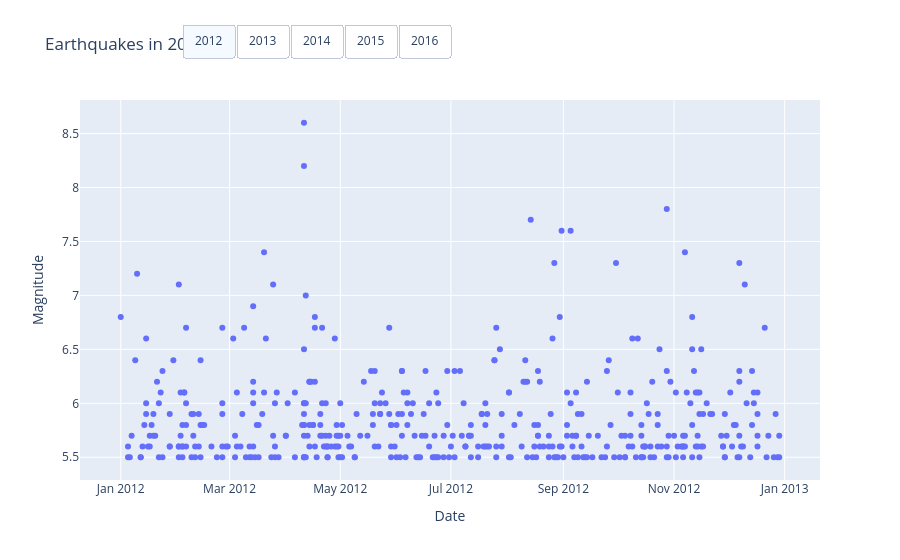

Notebook code cell kept with this figure:
### Markdown cell above
7. Now, we would like to allow the user to choose a specific year among the five last years, and display the daily number of observations fot this year only. Use the `Updatemenu` and `Button` classes together with `add_trace` to create an interactive visualization.

### Code cell
df_five_last_years = df["Year"].value_counts().sort_index(ascending=False).head(5).sort_index().reset_index()["Year"]

# 1. Créer une figure vide
fig = go.Figure()

# 2. Créer les traces pour chaque année
traces = []
for year in df_five_last_years:
    filtered = df[df["Year"] == year]
    fig.add_trace(go.Scatter(
        x=filtered["Date"],
        y=filtered["Magnitude"],  # ou tout autre variable que tu veux visualiser
        mode="markers",
        name=str(year),
        visible=(year == df_five_last_years.iloc[0])  # Afficher que la 1ère par défaut
    ))

# 3. Créer les boutons pour chaque année
buttons = []
for i, year in enumerate(df_five_last_years):
    visible = [j == i for j in range(len(df_five_last_years))]
    buttons.append(dict(
        label=str(year),
        method="update",
        args=[
            {"visible": visible},
            {"title": f"Earthquakes in {year}"}
        ]
    ))

# 4. Ajouter les boutons au layout
fig.update_layout(
    updatemenus=[dict(
        type="buttons",
        direction="right",
        x=0.5,
        y=1.2,
        showactive=True,
        buttons=buttons
    )],
    title=f"Earthquakes in {df_five_last_years.iloc[0]}",
    xaxis_title="Date",
    yaxis_title="Magnitude"
)

fig.show()

### Figure 1 — Plotly figure (JSON) as saved in the notebook; plotly's stock layout.template omitted (floating-point values rounded to 4 significant figures; data arrays with more than 128 entries replaced by an {"elided": "..."} marker saying what was removed)
{"data": [{"mode": "markers", "name": "2012", "type": "scatter", "visible": true, "x": {"elided": "445 str values"}, "y": {"elided": "445 float values"}}, {"mode": "markers", "name": "2013", "type": "scatter", "visible": false, "x": {"elided": "461 str values"}, "y": {"elided": "461 float values"}}, {"mode": "markers", "name": "2014", "type": "scatter", "visible": false, "x": {"elided": "480 str values"}, "y": {"elided": "480 float values"}}, {"mode": "markers", "name": "2015", "type": "scatter", "visible": false, "x": {"elided": "446 str values"}, "y": {"elided": "446 float values"}}, {"mode": "markers", "name": "2016", "type": "scatter", "visible": false, "x": {"elided": "469 str values"}, "y": {"elided": "469 float values"}}], "layout": {"title": {"text": "Earthquakes in 2012"}, "updatemenus": [{"buttons": [{"args": [{"visible": [true, false, false, false, false]}, {"title": "Earthquakes in 2012"}], "label": "2012", "method": "update"}, {"args": [{"visible": [false, true, false, false, false]}, {"title": "Earthquakes in 2013"}], "label": "2013", "method": "update"}, {"args": [{"visible": [false, false, true, false, false]}, {"title": "Earthquakes in 2014"}], "label": "2014", "method": "update"}, {"args": [{"visible": [false, false, false, true, false]}, {"title": "Earthquakes in 2015"}], "label": "2015", "method": "update"}, {"args": [{"visible": [false, false, false, false, true]}, {"title": "Earthquakes in 2016"}], "label": "2016", "method": "update"}], "direction": "right", "showactive": true, "type": "buttons", "x": 0.5, "y": 1.2}], "xaxis": {"title": {"text": "Date"}}, "yaxis": {"title": {"text": "Magnitude"}}}}
